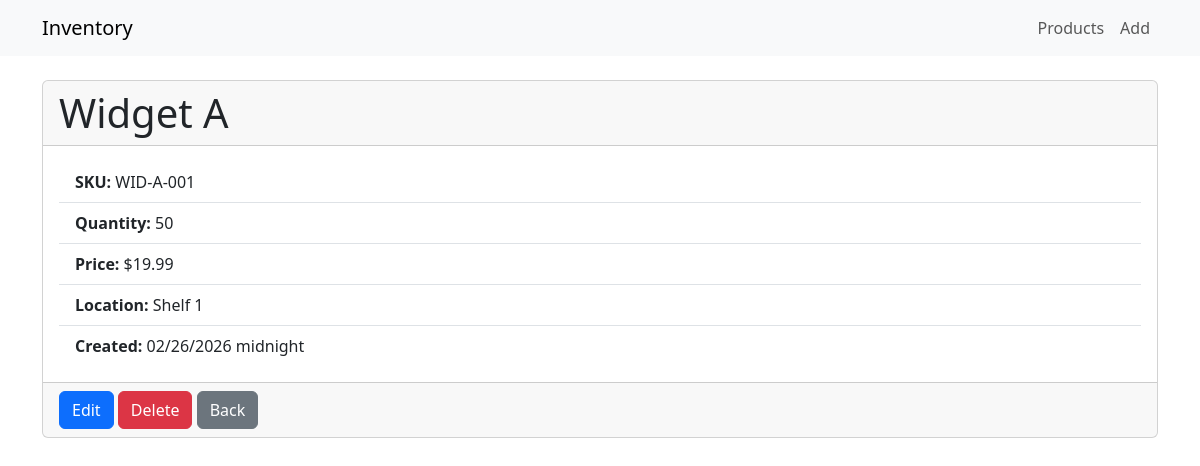
/product/1/, run on the app's committed database.
### inventory/models.py (models this page shows, shortened)
class Product(models.Model):
    name = models.CharField(max_length=200)
    sku = models.CharField(max_length=100, unique=True)
    quantity = models.IntegerField(default=0)
    price = models.DecimalField(max_digits=10, decimal_places=2)
    location = models.CharField(max_length=200, blank=True)
    created_at = models.DateTimeField(auto_now_add=True)

### inventory/views.py (the view)
# urls.py: path('product/<int:pk>/', views.product_detail, name='product_detail'),
def product_detail(request, pk):
    product = get_object_or_404(Product, pk=pk)
    return render(request, 'inventory/product_detail.html', {'product': product})

### templates/inventory/product_detail.html
{% extends 'base.html' %}
{% block content %}
  <div class="card">
    <div class="card-header">
      <h1 class="card-title mb-0">{{ product.name }}</h1>
    </div>
    <div class="card-body">
      <ul class="list-group list-group-flush">
        <li class="list-group-item"><strong>SKU:</strong> {{ product.sku }}</li>
        <li class="list-group-item"><strong>Quantity:</strong> {{ product.quantity }}</li>
        <li class="list-group-item"><strong>Price:</strong> ${{ product.price }}</li>
        <li class="list-group-item"><strong>Location:</strong> {{ product.location }}</li>
        <li class="list-group-item"><strong>Created:</strong> {{ product.created_at|date:'SHORT_DATETIME_FORMAT' }}</li>
      </ul>
    </div>
    <div class="card-footer">
      <a class="btn btn-primary" href="{% url 'inventory:product_edit' product.pk %}">Edit</a>
      <a class="btn btn-danger" href="{% url 'inventory:product_delete' product.pk %}">Delete</a>
      <a class="btn btn-secondary" href="{% url 'inventory:product_list' %}">Back</a>
    </div>
  </div>
{% endblock %}

### data on the page
Product: name "Widget A", sku "WID-A-001", quantity "50", price "19.99", location "Shelf 1", created_at "02/26/2026 midnight"
